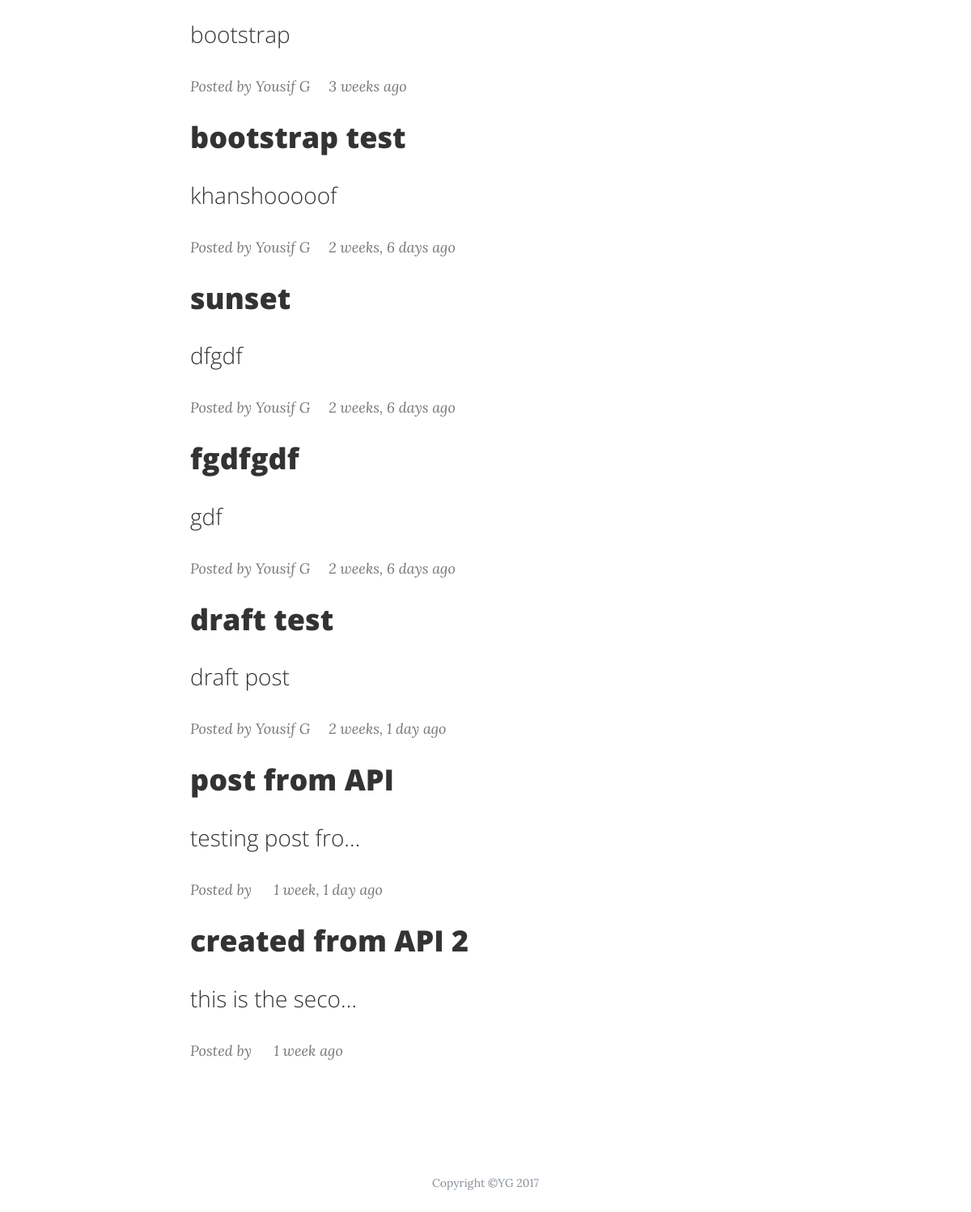
/new/ (lower part), run on an earlier commit of the app's database.
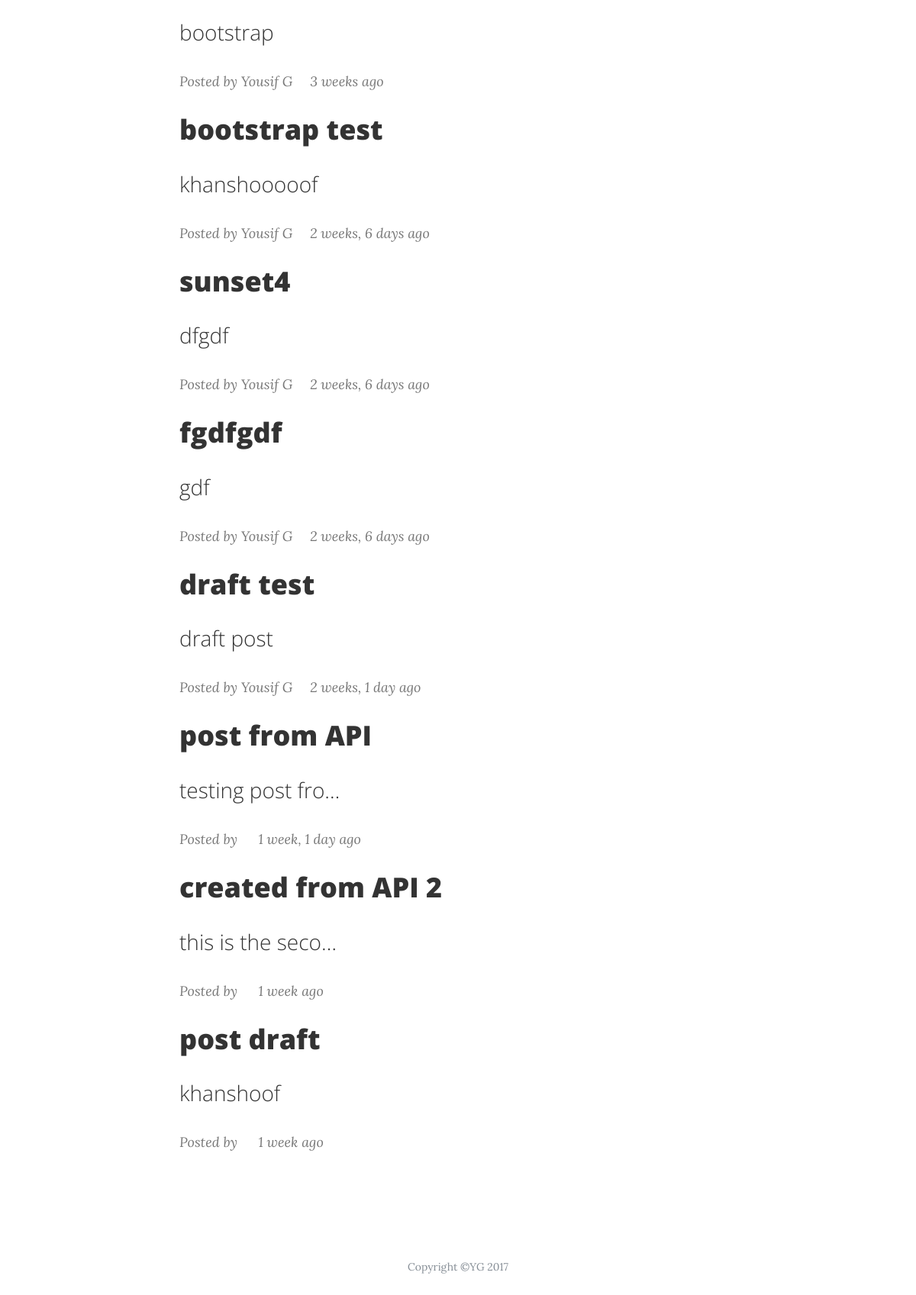
And on a later commit of the database.
### post/models.py (models this page shows, shortened)
class Post(models.Model):
	author = models.ForeignKey(User, default=1)
	title = models.CharField(max_length=140)
	content = models.TextField()
	draft = models.BooleanField(default=False)
	image = models.ImageField(upload_to="blog_images", null=True, blank=True)
	updated = models.DateTimeField(auto_now=True)
	timestamp = models.DateTimeField(auto_now_add=True)
	publish = models.DateField()
	slug = models.SlugField(unique=True)
	def absurl(self):
		return reverse("posts:id", kwargs={"slug": self.slug})

### post/views.py (the view)
# urls.py: url(r'^new/$', views.new_list, name="new"),
def new_list(request):
	post_list = Post.objects.all()
	context = {
	"post_list": post_list,
	}
	return render(request, 'blogindex.html', context)

### post/templates/blogindex.html (shortened to what this page needs)
<!DOCTYPE html>
{% load static %}
<html lang="en">
  <head>
    <link href="{% static 'blog/vendor/bootstrap/css/bootstrap.min.css' %}" rel="stylesheet">
    <link href="{% static 'blog/css/clean-blog.min.css' %}" rel="stylesheet">
  </head>
  <body>
    <div class="container">
      <div class="row">
        <div class="col-lg-8 col-md-10 mx-auto">
{% for x in post_list %}
 <div class="post-preview">
            <a href="{{x.absurl}}">
              <h2 class="post-title">
                {{x.title}}
              </h2>
              <h3 class="post-subtitle">
                {{x.content|linebreaks|truncatechars:20}}
              </h3>
            </a>
            <p class="post-meta">
            Posted by {{x.author.get_full_name}}&emsp; {{x.timestamp|timesince}} ago</p>
 {% endfor %}
    <footer>
      <div class="container">
        <div class="row">
          <div class="col-lg-8 col-md-10 mx-auto">
            <ul class="list-inline text-center">
            </ul>
            <p class="copyright text-muted">Copyright &copy;YG 2017</p>
          </div>
        </div>
      </div>
    </footer>
  </body>
</html>

What changed in the data, as far as the page shows it:
changed Post "dfgdf": title "sunset" → "sunset4"
added Post: title "post draft", content "khanshoof", timestamp "1 week"
